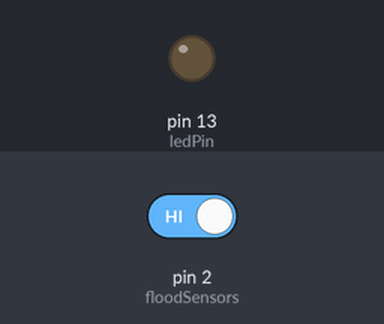
Simulated run of this sketch. Board: Arduino Uno, built with avr-gcc and run on an emulated ATmega328P. Parts: output pins drawn as LEDs (lit = HIGH). The test bench sets the inputs (shaded band); at power-on: pin 2 (floodSensors) HIGH. Pins used as bus, display or sensor lines are not drawn; what the sketch prints to the serial monitor is not drawn.

Above: at 1.2 s.
1.3 s: pin 2 (floodSensors) driven LOW
At 1.8 s:
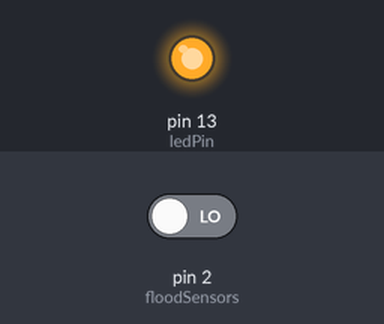
Timing chart, 0 to 4.3 s (numbered marks = the images above; inputs shaded):
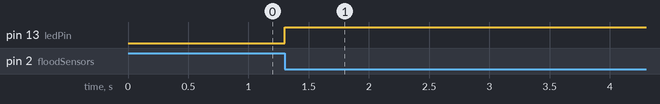

Measured:
- after the input at 1.3 s, pin 13 (ledPin): LOW → HIGH at once

The sketch:

RFsensor.ino
```cpp
/* Flood Sensor

This sketch will light up the LED on Pin 13 and send an RF signal, when water (anything conductive) bridges the gap in the sensor.

incmve pimatic


*/

// Includes
#include <PimaticProbe.h> // Thanks to Oitzu for making the Generic class

#define senderPin 4 //
const int floodSensors = 2;     // the number of the Flood Sensor pin
const int ledPin =  13;      // the number of the LED pin

// variables will change:
int floodSensorState = 0;         // variable for reading the floodSensors status

// RF part
long codeKit = 1111;  // Your unique ID for your Arduino node
int Bytes[30];
int BytesData[30];
int maximumRange = 200; // Maximum range sonar
int minimumRange = 0; // Minimum range sonar
long duration, distance; // Duration used to calculate distance
PimaticProbe probe = PimaticProbe(senderPin, codeKit);


void setup() {
  // initialize the LED pin as an output:
  pinMode(ledPin, OUTPUT);
  // initialize the flood Sensor pin as an input:
  pinMode(floodSensors, INPUT);
  pinMode(senderPin, OUTPUT);
  Serial.begin(115200); // Open serial monitor at 115200 baud to see ping results.
}

void loop(){
  Serial.println("Start loop");
  // read the state of the flood Sensor value:
  floodSensorState = digitalRead(floodSensors);

  // check if the flood Sensor is wet.
  // if it is, the floodSensorState is HIGH:
  if (floodSensorState == LOW) {
    // turn LED on:
    digitalWrite(ledPin, HIGH);
    int type = 3;
    int BytesType[] = {0,0,1,1}; //transmit value as sensor 3
    probe.transmit(true, floodSensorState, type, 6); // ([postive/negative], CounterValue, [type], 6)
    Serial.println(floodSensorState);
    delay(30000);
  }

  else {
    // turn LED off:
    digitalWrite(ledPin, LOW);
  }
}
```

PimaticProbe.h
```cpp
#ifndef PimaticProbe_h
#define PimaticProbe_h
#endif

class PimaticProbe
{
	public:
		PimaticProbe( int transmitPin, int systemcode);
		void transmit(bool positive, unsigned long Counter, int Type, int repeats);

	private:
		void itob(unsigned long integer, int length, int *array);
		unsigned long power2(int power);
		void sendPair(bool b);
		void sendBit(bool b);
};
```
